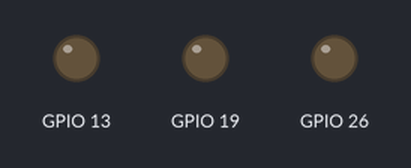
Simulated run of this program. Board: Raspberry Pi (BCM pin numbers). Parts: output pins drawn as LEDs (lit = HIGH).

Above: at 0.5 s.
At 2.5 s:
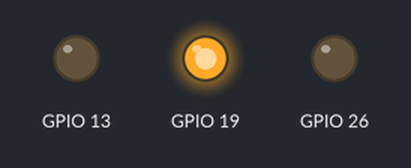
At 3.5 s:
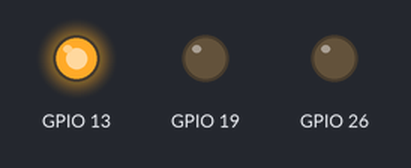
At 4.5 s:
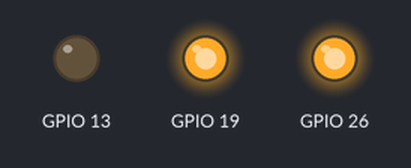
At 6.5 s:
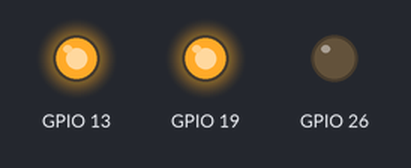
At 9.5 s:
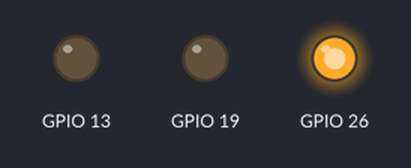
Timing chart, 0 to 10.4 s (numbered marks = the images above):
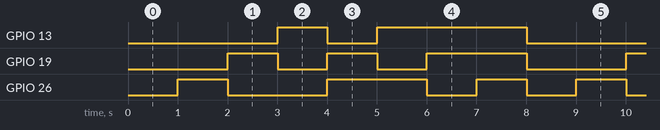

The program:

RGB.py
```python
import pigpio
from time import sleep
gpio = pigpio.pi()
gpio.set_mode(13, pigpio.OUTPUT)
gpio.set_mode(19, pigpio.OUTPUT)
gpio.set_mode(26, pigpio.OUTPUT)


def change_RGB(r, g, b):
    gpio.write(26, r)
    gpio.write(19, g)
    gpio.write(13, b)


while True:
    change_RGB(0, 0, 0)
    sleep(1)
    change_RGB(1, 0, 0)
    sleep(1)
    change_RGB(0, 1, 0)
    sleep(1)
    change_RGB(0, 0, 1)
    sleep(1)
    change_RGB(1, 1, 0)
    sleep(1)
    change_RGB(1, 0, 1)
    sleep(1)
    change_RGB(0, 1, 1)
    sleep(1)
    change_RGB(1, 1, 1)
    sleep(1)
```

Measured:
- by itself, GPIO 13: repeats every 8.0 s: LOW 1.0 s, HIGH 3.0 s, LOW 3.0 s, HIGH 1.0 s
- by itself, GPIO 19: repeats every 8.0 s: LOW 1.0 s, HIGH 1.0 s, LOW 1.0 s, HIGH 2.0 s, LOW 2.0 s, HIGH 1.0 s
- by itself, GPIO 26: repeats every 8.0 s: LOW 2.0 s, HIGH 2.0 s, 2 × (LOW 1.0 s, HIGH 1.0 s)
